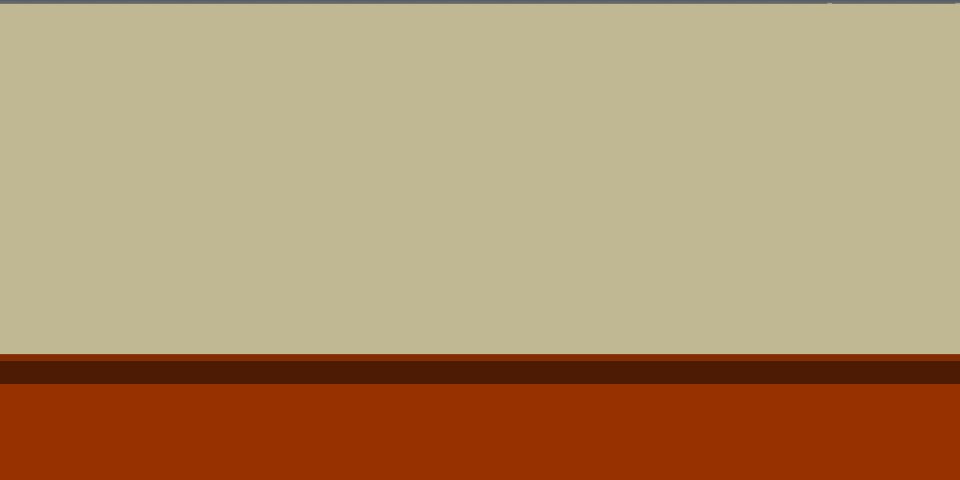

Tiled map render using the project's own tile images. Description and the map definition, with tile-layer contents summarised, below:
An orthogonal 30x15 tile map with 32x32 px tiles, 2 tile layers (background, stage), 2 hidden layers not drawn.

<map version="1.0" orientation="orthogonal" width="30" height="15" tilewidth="32" tileheight="32">
 <tileset firstgid="1" name="ugh" tilewidth="32" tileheight="32">
  <image source="boilerplate-master 3/data/img/kitchen.png" width="600" height="421" />
 </tileset>
 <layer name="background" width="30" height="15">
  <data>[450 cells, 450 non-empty, 7 distinct tile ids]</data>
 </layer>
 <layer name="stage" width="30" height="15">
  <data>[450 cells, 120 non-empty, 4 distinct tile ids]</data>
 </layer>
 <layer name="ledges" width="30" height="15" visible="0">
  <data>[450 cells, 31 non-empty, 1 distinct tile ids]</data>
 </layer>
 <layer name="tiny ledges" width="30" height="15" visible="0">
  <data>[450 cells, 12 non-empty, 1 distinct tile ids]</data>
 </layer>
</map>
